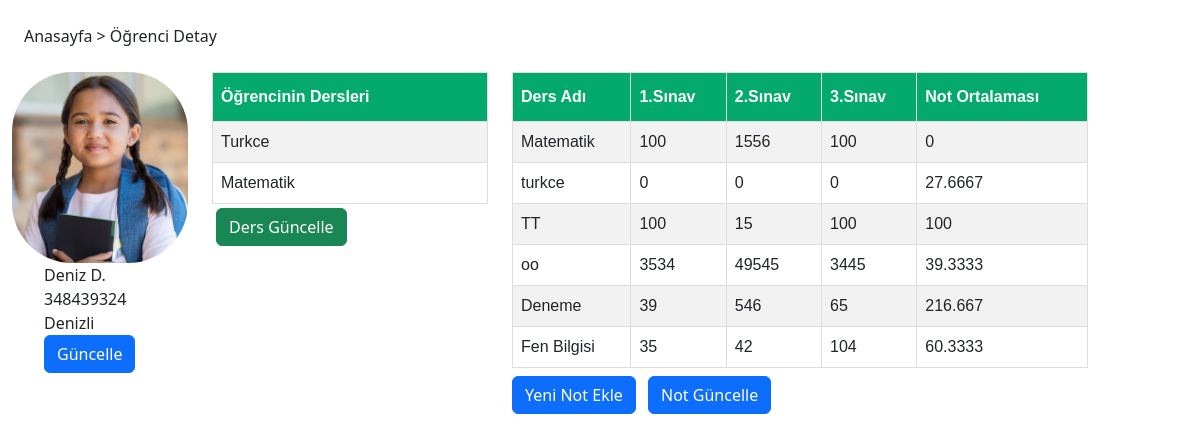
The page / on the database its author committed.
### tables this page shows
CREATE TABLE `lessons` (
  `lessons_id` int(10) NOT NULL,
  `lesson_name` text NOT NULL
);

CREATE TABLE `grade_average` (
  `grade_id` int(10) NOT NULL,
  `lessonName` text NOT NULL,
  `exam1` int(4) NOT NULL,
  `exam2` int(10) NOT NULL,
  `exam3` int(10) NOT NULL,
  `average` float NOT NULL
);

### index.php (the view, shortened to what this page needs)
<?php
require_once("baglan.php");
?>
<!DOCTYPE html>
<html lang="en">
<head>
<?php
  $derssor = $baglanti->prepare("SELECT * FROM `lessons`");
  $derssor->execute();
  $derscek = $derssor->fetchAll(PDO::FETCH_ASSOC);
  ?>
    <link href="https://cdn.jsdelivr.net/npm/bootstrap@5.3.2/dist/css/bootstrap.min.css" rel="stylesheet">
    <link rel="stylesheet" href="style.css">
</head>
<body>
    <div class="container-fluid">
        <div class="row">
            <div class="p-4">
                Anasayfa > Öğrenci Detay
            </div>
            <div class="col-md-2">
                <div class="student-image">
                    <img src="image/student-img.jpg" alt="student-image" class="st-image img-fluid">
                </div>
                <div class="student-information">
                <?php
                $connection = mysqli_connect("localhost","root","");
                $baglanti = mysqli_select_db($connection, 'student-grade');
                $query = "SELECT * FROM `student-info`";
                $query_run = mysqli_query($connection, $query);
                ?>
                    <ul>
                    <?php
                    if($query_run)
                    {
                    foreach($query_run as $row)
                    {
                    ?>
                        <li>
                        <?php echo $row['user_name']; ?>
                        </li>
                        <li>
                        <?php echo $row['student_id']; ?>
                        </li>
                        <li>
                        <?php echo $row['city']; ?>
                        </li>
                        <?php
                         }
                            }
                          else
                            {
                          echo "No Record Found";
                            }
                            ?>
                         <?php
                        try {
                                $baglanti = new PDO("mysql:host=localhost;dbname=student-grade;charset=utf8","root");
                                $baglanti->exec("SET NAMES utf8");
                                $baglanti->setAttribute(PDO::ATTR_ERRMODE, PDO::ERRMODE_EXCEPTION);
                            } catch (PDOException $e) {
                            die($e->getMessage());
                        }
                        ?>
                        <button class="editbtn btn btn-primary" type="button" data-bs-toggle='modal' data-bs-target='#kullanici_guncelle'>Güncelle</button>
                    </ul>
                </div>
            </div>
            <?php
        foreach ($derscek as $row) {
        ?>
                    <?php
                    $derssor = $baglanti->prepare("SELECT * FROM `lessons`");
                    $derssor->execute();
                    $derscek = $derssor->fetchAll(PDO::FETCH_ASSOC);
                    ?>
                <?php
                }
                ?>
            <div class="col-md-3">
                <div class="lessons">
                   <div class="p-tag-lesson">
                   <table id="customers">
                    <tr>
                        <th>Öğrencinin Dersleri</th>
                    </tr>
                     <?php foreach ($derscek as $row) : ?>
                    <tr>
                        <td><?php echo $row['lesson_name']; ?></td>
                    </tr>
                <?php endforeach; ?>
                </table>
                   </div>
                   <button class="editbtn btn btn-success m-1" type="button" data-bs-toggle='modal' data-bs-target='#dersGuncelle'> Ders Güncelle</button>
                </div>
            </div>
                    <?php
            $derssor = $baglanti->prepare("SELECT * FROM `grade_average`");
            $derssor->execute();
            $derscek = $derssor->fetchAll(PDO::FETCH_ASSOC);
            ?>
            <div class="col-md-6">
                <div class="lessons">
                   <div class="p-tag-lesson">
                   <table id="customers">
                    <tr>
                        <th>Ders Adı</th>
                        <th>1.Sınav</th>
                        <th>2.Sınav</th>
                        <th>3.Sınav</th>
                        <th>Not Ortalaması</th>
                    </tr>
                     <?php foreach ($derscek as $row) : ?>
                    <tr>
                        <td><?php echo $row['lessonName']; ?></td>
                        <td><?php echo $row['exam1']; ?></td>
                        <td><?php echo $row['exam2']; ?></td>
                        <td><?php echo $row['exam3']; ?></td>
                        <td class="notOrtalamasi"><?php echo $row['average']; ?></td>
                    </tr>
                    <?php endforeach; ?>
                    </table>
                   </div>
                   <button class="editbtn btn btn-primary" type="button" data-bs-toggle='modal' data-bs-target='#notGuncelleModal'> Yeni Not Ekle </button>
                   <button class="editbtn m-2 btn btn-primary" type="button" data-bs-toggle='modal' data-bs-target="#updateModal"> Not Güncelle</button>
                </div>
            </div>
</body>
    </html>

### style.css (style rules this page uses)
.st-image { border-radius: 60px; }
li { list-style: none; }
.p-tag-lesson { display: flex; flex-direction: row; flex-wrap: wrap; align-content: stretch; justify-content: space-around; }
#customers { font-family: Arial, Helvetica, sans-serif; border-collapse: collapse; width: 100%; }
#customers td, #customers th { border: 1px solid #ddd; padding: 8px; }
#customers tr:nth-child(even) { background-color: #f2f2f2; }
#customers th { padding-top: 12px; padding-bottom: 12px; text-align: left; background-color: #04AA6D; color: white; }

### rows shown on the page
student-info: user_name "Deniz D.", student_id "348439324", city "Denizli"
lessons: lesson_name "Turkce"
lessons: lesson_name "Matematik"
grade_average: lessonName "Matematik", exam1 "100", exam2 "1556", exam3 "100", average "0"
grade_average: lessonName "turkce", exam1 "0", exam2 "0", exam3 "0", average "27.6667"
grade_average: lessonName "TT", exam1 "100", exam2 "15", exam3 "100", average "100"
grade_average: lessonName "oo", exam1 "3534", exam2 "49545", exam3 "3445", average "39.3333"
grade_average: lessonName "Deneme", exam1 "39", exam2 "546", exam3 "65", average "216.667"
grade_average: lessonName "Fen Bilgisi", exam1 "35", exam2 "42", exam3 "104", average "60.3333"
